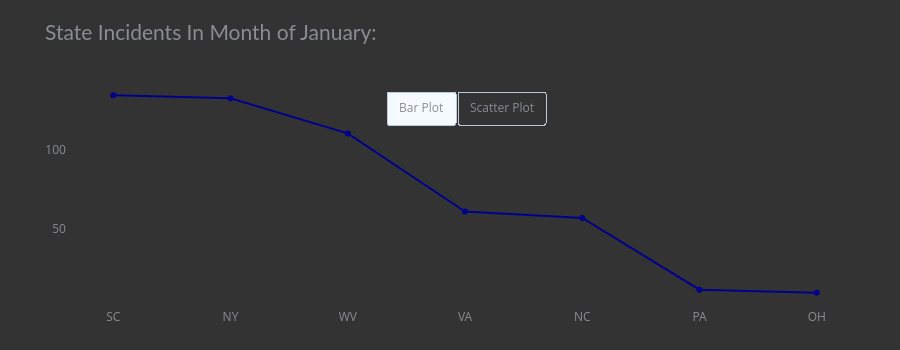

Notebook source saved alongside this figure:
### Code cell
fig=go.Figure()
fig11=go.Figure()
fig12=go.Figure()
fig.add_trace(go.Scatter(x=J_incident["incident_state"],y=J_incident["Count"],marker_color="darkblue"))



my_button=list(
    [
        dict(args=["type","bar"],label="Bar Plot",method="restyle"),
        dict(args=["type","Scatter"],label="Scatter Plot",method="restyle")
    
]
)

fig.update_layout(
    updatemenus=[dict(type="buttons",buttons=my_button,direction="left",
                      pad={"r":0,"t":0.1},
                      showactive=True,
                      xanchor="left",x=0.4,
                      yanchor="top",y=0.95
                     )]
)


fig.update_layout(title="State Incidents In Month of January:")

fig.update_xaxes(showgrid=False)

fig.update_yaxes(showgrid=False, categoryorder='total ascending', ticksuffix=' ', showline=False)

fig.update_traces(hovertemplate=None, marker=dict(line=dict(width=0)))

fig.update_layout(margin=dict(t=80, b=0, l=70, r=40),hovermode="y unified",
                  xaxis_title=' ', yaxis_title=" ", height=350,plot_bgcolor='#333', paper_bgcolor='#333',
title_font=dict(size=21, color='#8a8d93', family="Lato, sans-serif"),
 font=dict(color='#8a8d93'),
                  legend=dict(orientation="h", yanchor="bottom", y=1, xanchor="right", x=0.5),
                  hoverlabel=dict(bgcolor="black", font_size=13, font_family="Lato, sans-serif"))

fig11.add_trace(go.Scatter(x=f_incident["incident_state"],y=f_incident["Count"],marker_color="darkred"))



my_button=list(
    [
        dict(args=["type","bar"],label="Bar Plot",method="restyle"),
        dict(args=["type","Scatter"],label="Scatter Plot",method="restyle")
    
]
)

fig11.update_layout(
    updatemenus=[dict(type="buttons",buttons=my_button,direction="left",
                      pad={"r":0,"t":0.1},
                      showactive=True,
                      xanchor="left",x=0.4,
                      yanchor="top",y=0.95
                     )]
)


fig11.update_layout(title="State Incidents In Month of February:")

fig11.update_xaxes(showgrid=False)

fig11.update_yaxes(showgrid=False, categoryorder='total ascending', ticksuffix=' ', showline=False)

fig11.update_traces(hovertemplate=None, marker=dict(line=dict(width=0)))

fig11.update_layout(margin=dict(t=80, b=0, l=70, r=40),hovermode="y unified",
                  xaxis_title=' ', yaxis_title=" ", height=350,plot_bgcolor='#333', paper_bgcolor='#333',
title_font=dict(size=21, color='#8a8d93', family="Lato, sans-serif"),
 font=dict(color='#8a8d93'),
                  legend=dict(orientation="h", yanchor="bottom", y=1, xanchor="right", x=0.5),
                  hoverlabel=dict(bgcolor="black", font_size=13, font_family="Lato, sans-serif"))

fig12.add_trace(go.Scatter(x=m_incident["incident_state"],y=m_incident["Count"],marker_color="silver"))



my_button=list(
    [
        dict(args=["type","bar"],label="Bar Plot",method="restyle"),
        dict(args=["type","Scatter"],label="Scatter Plot",method="restyle")
    
]
)

fig12.update_layout(
    updatemenus=[dict(type="buttons",buttons=my_button,direction="left",
                      pad={"r":0,"t":0.1},
                      showactive=True,
                      xanchor="left",x=0.4,
                      yanchor="top",y=0.95
                     )]
)


fig12.update_layout(title="State Incidents In Month of March:")

fig12.update_xaxes(showgrid=False)

fig12.update_yaxes(showgrid=False, categoryorder='total ascending', ticksuffix=' ', showline=False)

fig12.update_traces(hovertemplate=None, marker=dict(line=dict(width=0)))

fig12.update_layout(margin=dict(t=80, b=0, l=70, r=40),hovermode="y unified",
                  xaxis_title=' ', yaxis_title=" ", height=350,plot_bgcolor='#333', paper_bgcolor='#333',
title_font=dict(size=21, color='#8a8d93', family="Lato, sans-serif"),
 font=dict(color='#8a8d93'),
                  legend=dict(orientation="h", yanchor="bottom", y=1, xanchor="right", x=0.5),
                  hoverlabel=dict(bgcolor="black", font_size=13, font_family="Lato, sans-serif"))








fig.show()
fig11.show()
fig12.show()

### Figure 1 — Plotly figure (JSON) as saved in the notebook; plotly's stock layout.template omitted (floating-point values rounded to 4 significant figures)
{"data": [{"marker": {"color": "darkblue", "line": {"width": 0}}, "type": "scatter", "x": ["SC", "NY", "WV", "VA", "NC", "PA", "OH"], "y": [134, 132, 110, 61, 57, 12, 10]}], "layout": {"font": {"color": "#8a8d93"}, "height": 350, "hoverlabel": {"bgcolor": "black", "font": {"family": "Lato, sans-serif", "size": 13}}, "hovermode": "y unified", "legend": {"orientation": "h", "x": 0.5, "xanchor": "right", "y": 1, "yanchor": "bottom"}, "margin": {"b": 0, "l": 70, "r": 40, "t": 80}, "paper_bgcolor": "#333", "plot_bgcolor": "#333", "title": {"font": {"color": "#8a8d93", "family": "Lato, sans-serif", "size": 21}, "text": "State Incidents In Month of January:"}, "updatemenus": [{"buttons": [{"args": ["type", "bar"], "label": "Bar Plot", "method": "restyle"}, {"args": ["type", "Scatter"], "label": "Scatter Plot", "method": "restyle"}], "direction": "left", "pad": {"r": 0, "t": 0.1}, "showactive": true, "type": "buttons", "x": 0.4, "xanchor": "left", "y": 0.95, "yanchor": "top"}], "xaxis": {"showgrid": false, "title": {"text": " "}}, "yaxis": {"categoryorder": "total ascending", "showgrid": false, "showline": false, "ticksuffix": " ", "title": {"text": " "}}}}
